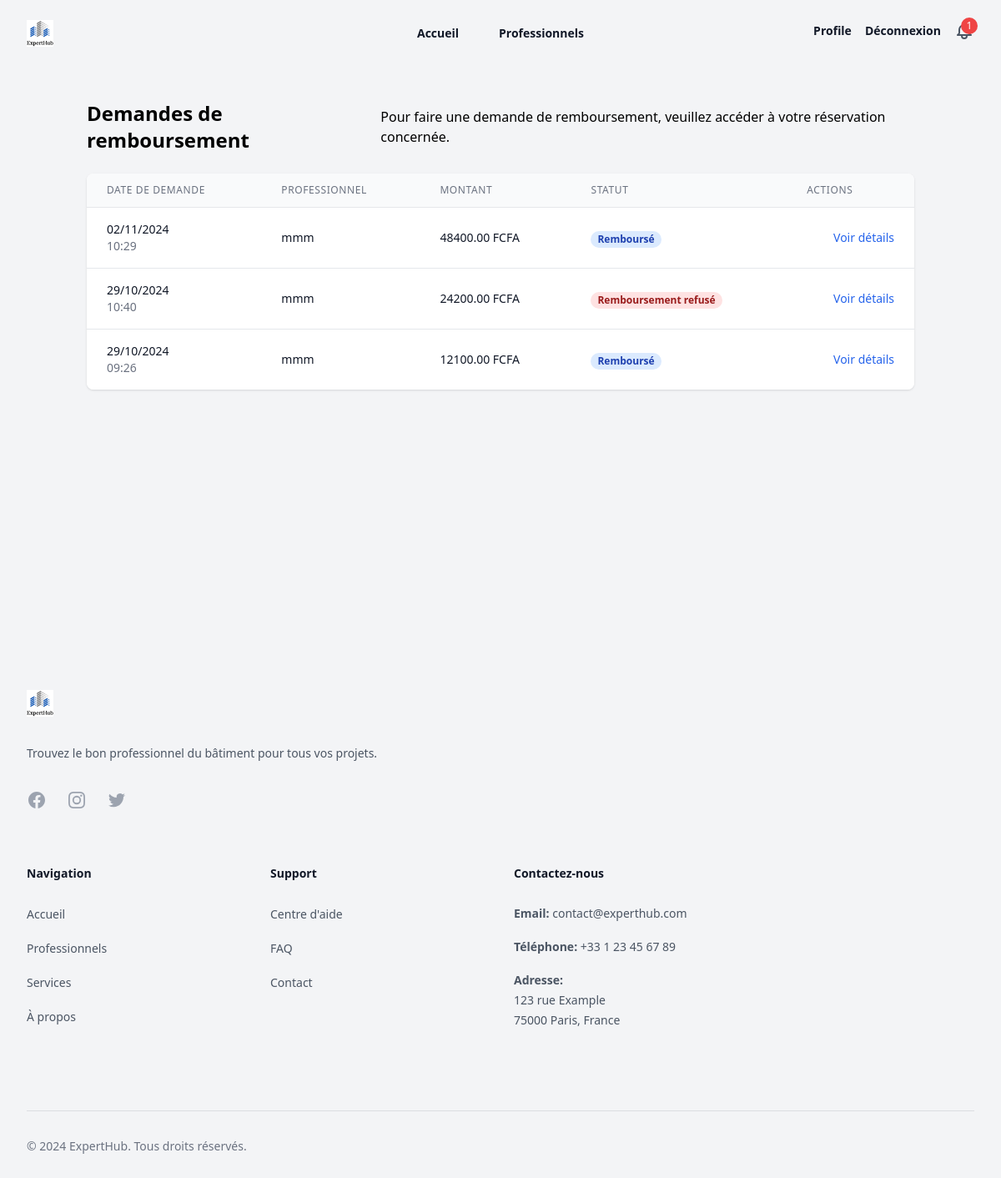
/remboursement/liste/ (signed in), run on the app's committed database.
### remboursements/models.py (models this page shows, shortened)
class RefundRequest(models.Model):
    reservation = models.OneToOneField(
        Reservation,
        on_delete=models.CASCADE,
        related_name='refund_request'
    )
    requester = models.ForeignKey(
        settings.AUTH_USER_MODEL,
        on_delete=models.CASCADE,
        related_name='refund_requests'
    )
    reason = models.TextField(
        verbose_name="Motif du remboursement",
        help_text="Veuillez expliquer la raison de votre demande de remboursement"
    )
    wave_number = models.CharField(
        max_length=20,
        verbose_name="Numéro Wave",
        help_text="Votre numéro Wave Mobile",
        validators=[validate_wave_number]
    )
    created_at = models.DateTimeField(auto_now_add=True)
    processed_at = models.DateTimeField(null=True, blank=True)
    processed_by = models.ForeignKey(
        settings.AUTH_USER_MODEL,
        on_delete=models.SET_NULL,
        null=True,
        related_name='processed_refunds'
    )
    admin_notes = models.TextField(null=True, blank=True)
    rejection_reason = models.TextField(null=True, blank=True)
    refund_amount = models.DecimalField(
        max_digits=10,
        decimal_places=2,
        null=True,  # Make this field nullable
        blank=True  # Allow blank
    )
    class Meta:
        ordering = ['-created_at']
        verbose_name = "Demande de remboursement"
        verbose_name_plural = "Demandes de remboursement"

### reservations/models.py (models this page shows, shortened)
class Reservation(models.Model):
    objects = ReservationManager()
    professionnel = models.ForeignKey(
        Professionnel,
        on_delete=models.CASCADE,
        related_name="reservations"
    )
    client = models.ForeignKey(
        settings.AUTH_USER_MODEL,
        on_delete=models.CASCADE
    )
    description = models.TextField(
        verbose_name="Description de la demande",
        help_text="Décrivez le travail que vous souhaitez faire réaliser"
    )
    phone = models.CharField(
        max_length=20,
        verbose_name="Numéro de téléphone"
    )
    selected_dates = models.JSONField(
        verbose_name="Dates sélectionnées",
        help_text="Les dates de réservation sélectionnées"
    )
    created_at = models.DateTimeField(
        auto_now_add=True,
        verbose_name="Date de création"
    )
    status = models.CharField(
        max_length=20,
        choices=ReservationStatus.choices,
        default=ReservationStatus.PENDING,
        verbose_name="Statut"
    )
    last_status_change = models.DateTimeField(
        auto_now_add=True,
        verbose_name="Dernière modification du statut"
    )
    cancelled_at = models.DateTimeField(null=True, blank=True)
    total_price = models.DecimalField(
        max_digits=10,
        decimal_places=2,
        verbose_name="Prix total",
        help_text="Prix total basé sur le nombre de jours × tarif journalier",
        editable=False
    )
    class Meta:
        ordering = ['-created_at']
        constraints = [
            models.UniqueConstraint(
                fields=["professionnel", "client", "created_at"],
                name="unique_reservation"
            )
        ]

### professionnels/models.py (models this page shows, shortened)
class Professionnel(models.Model):
    full_name = models.CharField(max_length=255, verbose_name="Nom complet")
    profile_photo = models.ImageField(
        upload_to="photos/", null=True, blank=True, verbose_name="Photo de profil"
    )
    email = models.EmailField(unique=True, verbose_name="Email", db_index=True)
    phone = models.CharField(max_length=20, verbose_name="Téléphone", db_index=True)
    CITY_CHOICES = [
        ("Abidjan", "Abidjan"),
        ("Yamoussoukro", "Yamoussoukro"),
    ]
    city = models.CharField(max_length=100, choices=CITY_CHOICES, verbose_name="Ville")
    COMMUNE_CHOICES = [
        ("Abobo", "Abobo"),
        ("Adjamé", "Adjamé"),
    ]
    commune = models.CharField(
        max_length=100, choices=COMMUNE_CHOICES, verbose_name="Commune"
    )
    presentation_video = models.FileField(
        upload_to="videos/", null=True, blank=True, verbose_name="Vidéo de présentation"
    )
    SPECIALIZATIONS = [
        ("Gros Oeuvre", "Gros Oeuvre"),
        ("Second Oeuvre", "Second Oeuvre"),
    ]
    specialization = models.CharField(
        max_length=255, choices=SPECIALIZATIONS, verbose_name="Spécialisation"
    )
    class SkillLevel(models.TextChoices):
        DEBUTANT = "Débutant", "Débutant"
        INTERMEDIAIRE = "Intermédiaire", "Intermédiaire"
        EXPERT = "Expert", "Expert"
    skill_level = models.CharField(
        max_length=50,
        choices=SkillLevel.choices,
        verbose_name="Niveau de compétence",
    )
    certifications = models.TextField(verbose_name="Certifications", blank=True)
    years_of_experience = models.PositiveIntegerField(
        help_text="Nombre d'années d'expérience", verbose_name="Années d'expérience"
    )
    daily_rate = models.DecimalField(
        max_digits=10, decimal_places=2, verbose_name="Tarif journalier"
    )
    availability = models.CharField(
        max_length=255,
        help_text="Exemple : Lundi,Mardi,Mercredi",
        verbose_name="Disponibilité",
    )
    class Meta:
        constraints = [
            models.UniqueConstraint(fields=["email"], name="unique_email"),
        ]

### remboursements/views.py (the view)
class RefundRequestListView(LoginRequiredMixin, ListView):
    model = RefundRequest
    template_name = 'remboursements/refund_request_list.html'
    context_object_name = 'refund_requests'
    def get_queryset(self):
        if self.request.user.is_staff:
            return RefundRequest.objects.all()
        return RefundRequest.objects.filter(requester=self.request.user)

### remboursements/templates/remboursements/refund_request_list.html (shortened to what this page needs)
{% extends "base.html" %}
{% load static %}
{% block content %}
<div class="container mx-auto px-4 py-8 mb-32">
    <div class="max-w-6xl mx-auto">
        <div class="flex flex-col md:flex-row justify-between items-start md:items-center mb-6 gap-4">
            <h1 class="text-xl md:text-2xl font-bold">Demandes de remboursement</h1>
            {% if not user.is_staff %}
                <p class="text-sm md:text-base">Pour faire une demande de remboursement, veuillez accéder à votre réservation concernée.</p>
            {% endif %}
        </div>
        {% if refund_requests %}
            <div class="hidden md:block bg-white shadow overflow-hidden sm:rounded-lg">
                <div class="overflow-x-auto">
                    <table class="min-w-full divide-y divide-gray-200">
                        <thead class="bg-gray-50">
                            <tr>
                                <th class="px-6 py-3 text-left text-xs font-medium text-gray-500 uppercase tracking-wider">Date de demande</th>
                                <th class="px-6 py-3 text-left text-xs font-medium text-gray-500 uppercase tracking-wider">Professionnel</th>
                                <th class="px-6 py-3 text-left text-xs font-medium text-gray-500 uppercase tracking-wider">Montant</th>
                                <th class="px-6 py-3 text-left text-xs font-medium text-gray-500 uppercase tracking-wider">Statut</th>
                                <th class="px-6 py-3 text-left text-xs font-medium text-gray-500 uppercase tracking-wider">Actions</th>
                            </tr>
                        </thead>
                        <tbody class="bg-white divide-y divide-gray-200">
                            {% for request in refund_requests %}
                                <tr>
                                    <td class="px-6 py-4">
                                        <div class="text-sm text-gray-900">{{ request.created_at|date:"d/m/Y" }}</div>
                                        <div class="text-sm text-gray-500">{{ request.created_at|date:"H:i" }}</div>
                                    </td>
                                    <td class="px-6 py-4">
                                        <div class="text-sm text-gray-900">{{ request.reservation.professionnel.full_name }}</div>
                                    </td>
                                    <td class="px-6 py-4">
                                        <div class="text-sm text-gray-900">{{ request.refund_amount }} FCFA</div>
                                    </td>
                                    <td class="px-6 py-4">
                                        {% include "remboursements/refund_status_badge.html" with status=request.reservation.status %}
                                    </td>
                                    <td class="px-6 py-4 whitespace-nowrap text-right text-sm font-medium">
                                        <a href="{% url 'remboursements:refund_request_detail' pk=request.pk %}"
                                           class="text-blue-600 hover:text-blue-900">Voir détails</a>
                                    </td>
                                </tr>
                            {% endfor %}
                        </tbody>
                    </table>
                </div>
            </div>
        {% endif %}
    </div>
</div>
{% endblock %}

### remboursements/templates/remboursements/refund_status_badge.html
<span class="px-2 inline-flex text-xs leading-5 font-semibold rounded-full whitespace-nowrap
    {% if status == 'refund_requested' %}
        bg-yellow-100 text-yellow-800
    {% elif status == 'refund_accepted' %}
        bg-green-100 text-green-800
    {% elif status == 'refund_rejected' %}
        bg-red-100 text-red-800
    {% elif status == 'refunded' %}
        bg-blue-100 text-blue-800
    {% endif %}">
    {% if status == 'refund_requested' %}
        Remboursement demandé
    {% elif status == 'refund_accepted' %}
        Remboursement accepté
    {% elif status == 'refund_rejected' %}
        Remboursement refusé
    {% elif status == 'refunded' %}
        Remboursé
    {% endif %}
</span>

### data on the page
RefundRequest: created_at "02/11/2024", created_at "10:29", reservation.professionnel.full_name "mmm", refund_amount "48400.00", shows "Remboursé"
RefundRequest: created_at "29/10/2024", created_at "10:40", reservation.professionnel.full_name "mmm", refund_amount "24200.00", shows "Remboursement refusé"
RefundRequest: created_at "29/10/2024", created_at "09:26", reservation.professionnel.full_name "mmm", refund_amount "12100.00", shows "Remboursé"
